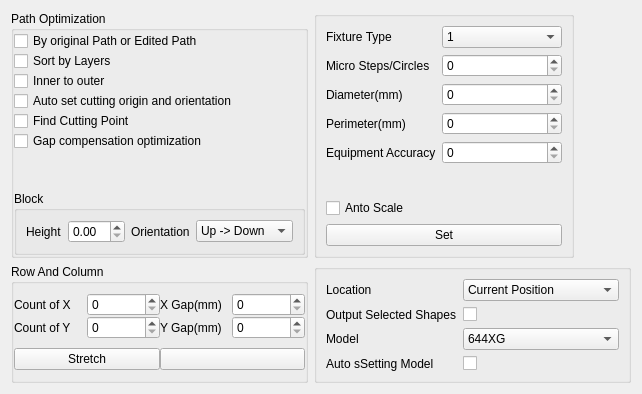
      <widget class="QWidget" name="tabOut">
       <attribute name="title">
        <string>Out</string>
       </attribute>
       <layout class="QGridLayout" name="gridLayout_6">
        <item row="0" column="0">
         <widget class="QGroupBox" name="groupBox_2">
          <property name="title">
           <string>Path Optimization</string>
          </property>
          <layout class="QVBoxLayout" name="verticalLayout_10">
           <property name="spacing">
            <number>0</number>
           </property>
           <property name="leftMargin">
            <number>0</number>
           </property>
           <property name="topMargin">
            <number>0</number>
           </property>
           <property name="rightMargin">
            <number>0</number>
           </property>
           <property name="bottomMargin">
            <number>0</number>
           </property>
           <item>
            <layout class="QVBoxLayout" name="verticalLayout_9">
             <item>
              <widget class="QCheckBox" name="checkBox_4">
               <property name="text">
                <string>By original Path or Edited Path</string>
               </property>
              </widget>
             </item>
             <item>
              <widget class="QCheckBox" name="checkBox_5">
               <property name="text">
                <string>Sort by Layers</string>
               </property>
              </widget>
             </item>
             <item>
              <widget class="QCheckBox" name="checkBox_6">
               <property name="text">
                <string>Inner to outer</string>
               </property>
              </widget>
             </item>
             <item>
              <widget class="QCheckBox" name="checkBox_7">
               <property name="text">
                <string>Auto set cutting origin and orientation</string>
               </property>
              </widget>
             </item>
             <item>
              <widget class="QCheckBox" name="checkBox_8">
               <property name="text">
                <string>Find Cutting Point</string>
               </property>
              </widget>
             </item>
             <item>
              <widget class="QCheckBox" name="checkBox_9">
               <property name="text">
                <string>Gap compensation optimization</string>
               </property>
              </widget>
             </item>
             <item>
              <spacer name="verticalSpacer_2">
               <property name="orientation">
                <enum>Qt::Vertical</enum>
               </property>
               <property name="sizeHint" stdset="0">
                <size>
                 <width>20</width>
                 <height>40</height>
                </size>
               </property>
              </spacer>
             </item>
            </layout>
           </item>
           <item>
            <widget class="QGroupBox" name="groupBox_6">
             <property name="title">
              <string>Block</string>
             </property>
             <layout class="QHBoxLayout" name="horizontalLayout_7">
              <item>
               <widget class="QLabel" name="label_15">
                <property name="sizePolicy">
                 <sizepolicy hsizetype="Preferred" vsizetype="Preferred">
                  <horstretch>0</horstretch>
                  <verstretch>0</verstretch>
                 </sizepolicy>
                </property>
                <property name="text">
                 <string>Height</string>
                </property>
               </widget>
              </item>
              <item>
               <widget class="QDoubleSpinBox" name="doubleSpinBox"/>
              </item>
              <item>
               <widget class="QLabel" name="label_16">
                <property name="sizePolicy">
                 <sizepolicy hsizetype="Preferred" vsizetype="Preferred">
                  <horstretch>0</horstretch>
                  <verstretch>0</verstretch>
                 </sizepolicy>
                </property>
                <property name="text">
                 <string>Orientation</string>
                </property>
               </widget>
              </item>
              <item>
               <widget class="QComboBox" name="comboBox">
                <item>
                 <property name="text">
                  <string>Up -&gt; Down</string>
                 </property>
                </item>
                <item>
                 <property name="text">
                  <string>Down -&gt; Up</string>
                 </property>
                </item>
                <item>
                 <property name="text">
                  <string>Left -&gt; Right</string>
                 </property>
                </item>
                <item>
                 <property name="text">
                  <string>Right -&gt; Left</string>
                 </property>
                </item>
               </widget>
              </item>
             </layout>
            </widget>
           </item>
          </layout>
         </widget>
        </item>
        <item row="0" column="1">
         <widget class="QGroupBox" name="groupBox_3">
          <property name="minimumSize">
           <size>
            <width>260</width>
            <height>0</height>
           </size>
          </property>
          <property name="maximumSize">
           <size>
            <width>240</width>
            <height>16777215</height>
           </size>
          </property>
          <property name="title">
           <string/>
          </property>
          <layout class="QVBoxLayout" name="verticalLayout_12">
           <item>
            <layout class="QFormLayout" name="formLayout_2">
             <item row="0" column="0">
              <widget class="QLabel" name="label_21">
               <property name="text">
                <string>Fixture Type</string>
               </property>
              </widget>
             </item>
             <item row="0" column="1">
              <widget class="QComboBox" name="comboBox_2">
               <item>
                <property name="text">
                 <string>1</string>
                </property>
               </item>
               <item>
                <property name="text">
                 <string>2</string>
                </property>
               </item>
              </widget>
             </item>
             <item row="1" column="0">
              <widget class="QLabel" name="label_22">
               <property name="text">
                <string>Micro Steps/Circles</string>
               </property>
              </widget>
             </item>
             <item row="1" column="1">
              <widget class="QSpinBox" name="spinBox_8"/>
             </item>
             <item row="2" column="0">
              <widget class="QLabel" name="label_23">
               <property name="text">
                <string>Diameter(mm)</string>
               </property>
              </widget>
             </item>
             <item row="3" column="0">
              <widget class="QLabel" name="label_24">
               <property name="text">
                <string>Perimeter(mm)</string>
               </property>
              </widget>
             </item>
             <item row="4" column="0">
              <widget class="QLabel" name="label_25">
               <property name="text">
                <string>Equipment Accuracy</string>
               </property>
              </widget>
             </item>
             <item row="2" column="1">
              <widget class="QSpinBox" name="spinBox_9"/>
             </item>
             <item row="3" column="1">
              <widget class="QSpinBox" name="spinBox_10"/>
             </item>
             <item row="4" column="1">
              <widget class="QSpinBox" name="spinBox_11"/>
             </item>
            </layout>
           </item>
           <item>
            <widget class="QCheckBox" name="checkBox_10">
             <property name="text">
              <string>Anto Scale</string>
             </property>
            </widget>
           </item>
           <item>
            <widget class="QPushButton" name="pushButton_4">
             <property name="text">
              <string>Set</string>
             </property>
            </widget>
           </item>
          </layout>
         </widget>
        </item>
        <item row="1" column="0">
         <widget class="QGroupBox" name="groupBox_4">
          <property name="title">
           <string>Row And Column</string>
          </property>
          <layout class="QVBoxLayout" name="verticalLayout_11">
           <property name="spacing">
            <number>0</number>
           </property>
           <property name="leftMargin">
            <number>0</number>
           </property>
           <property name="topMargin">
            <number>0</number>
           </property>
           <property name="rightMargin">
            <number>0</number>
           </property>
           <property name="bottomMargin">
            <number>0</number>
           </property>
           <item>
            <layout class="QGridLayout" name="gridLayout_7">
             <item row="0" column="0">
              <widget class="QLabel" name="label_17">
               <property name="text">
                <string>Count of X</string>
               </property>
              </widget>
             </item>
             <item row="1" column="1">
              <widget class="QSpinBox" name="spinBox_5"/>
             </item>
             <item row="0" column="2">
              <widget class="QLabel" name="label_19">
               <property name="text">
                <string>X Gap(mm)</string>
               </property>
              </widget>
             </item>
             <item row="0" column="1">
              <widget class="QSpinBox" name="spinBox_4"/>
             </item>
             <item row="1" column="0">
              <widget class="QLabel" name="label_18">
               <property name="text">
                <string>Count of Y</string>
               </property>
              </widget>
             </item>
             <item row="0" column="3">
              <widget class="QSpinBox" name="spinBox_6"/>
             </item>
             <item row="1" column="2">
              <widget class="QLabel" name="label_20">
               <property name="text">
                <string>Y Gap(mm)</string>
               </property>
              </widget>
             </item>
             <item row="1" column="3">
              <widget class="QSpinBox" name="spinBox_7"/>
             </item>
            </layout>
           </item>
           <item>
            <layout class="QHBoxLayout" name="horizontalLayout_6">
             <item>
              <widget class="QPushButton" name="pushButton_5">
               <property name="text">
                <string>Stretch</string>
               </property>
              </widget>
             </item>
             <item>
              <widget class="QPushButton" name="pushButton_6">
               <property name="text">
                <string/>
               </property>
              </widget>
             </item>
            </layout>
           </item>
          </layout>
         </widget>
        </item>
        <item row="1" column="1">
         <widget class="QGroupBox" name="groupBox_5">
          <property name="minimumSize">
           <size>
            <width>260</width>
            <height>0</height>
           </size>
          </property>
          <property name="title">
           <string/>
          </property>
          <layout class="QFormLayout" name="formLayout_3">
           <item row="0" column="0">
            <widget class="QLabel" name="label_26">
             <property name="text">
              <string>Location</string>
             </property>
            </widget>
           </item>
           <item row="0" column="1">
            <widget class="QComboBox" name="comboBox_3">
             <item>
              <property name="text">
               <string>Current Position</string>
              </property>
             </item>
             <item>
              <property name="text">
               <string>Original Viewport Point</string>
              </property>
             </item>
             <item>
              <property name="text">
               <string>Mechanical Origin</string>
              </property>
             </item>
            </widget>
           </item>
           <item row="1" column="0">
            <widget class="QLabel" name="label_27">
             <property name="text">
              <string>Output Selected Shapes</string>
             </property>
            </widget>
           </item>
           <item row="1" column="1">
            <widget class="QCheckBox" name="checkBox_11">
             <property name="text">
              <string/>
             </property>
            </widget>
           </item>
           <item row="2" column="0">
            <widget class="QLabel" name="label_28">
             <property name="text">
              <string>Model</string>
             </property>
            </widget>
           </item>
           <item row="2" column="1">
            <widget class="QComboBox" name="comboBox_4">
             <item>
              <property name="text">
               <string>644XG</string>
              </property>
             </item>
             <item>
              <property name="text">
               <string>644XS</string>
              </property>
             </item>
             <item>
              <property name="text">
               <string>320</string>
              </property>
             </item>
             <item>
              <property name="text">
               <string>633X</string>
              </property>
             </item>
             <item>
              <property name="text">
               <string>634XG</string>
              </property>
             </item>
             <item>
              <property name="text">
               <string>654XG</string>
              </property>
             </item>
             <item>
              <property name="text">
               <string>6442V</string>
              </property>
             </item>
             <item>
              <property name="text">
               <string>RDC5121</string>
              </property>
             </item>
            </widget>
           </item>
           <item row="3" column="0">
            <widget class="QLabel" name="label_29">
             <property name="text">
              <string>Auto sSetting Model</string>
             </property>
            </widget>
           </item>
           <item row="3" column="1">
            <widget class="QCheckBox" name="checkBox_12">
             <property name="text">
              <string/>
             </property>
            </widget>
           </item>
          </layout>
         </widget>
        </item>
       </layout>
      </widget>
